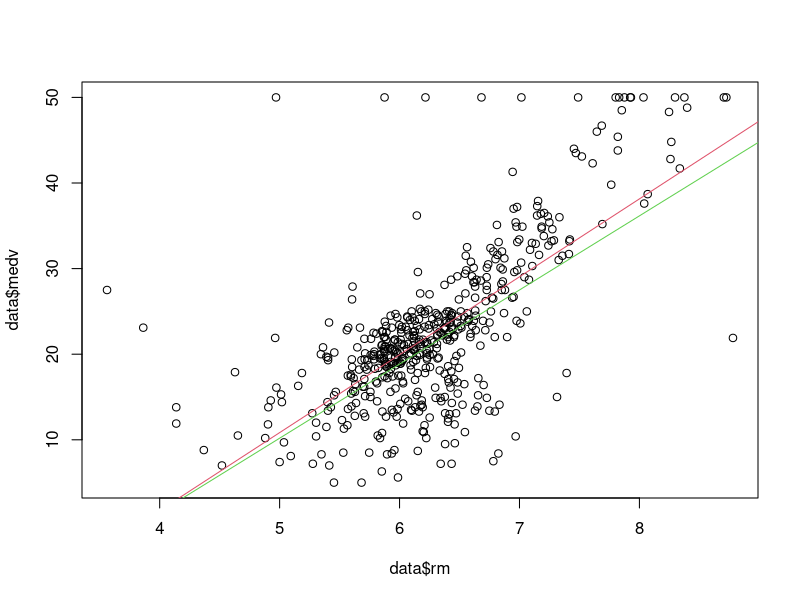
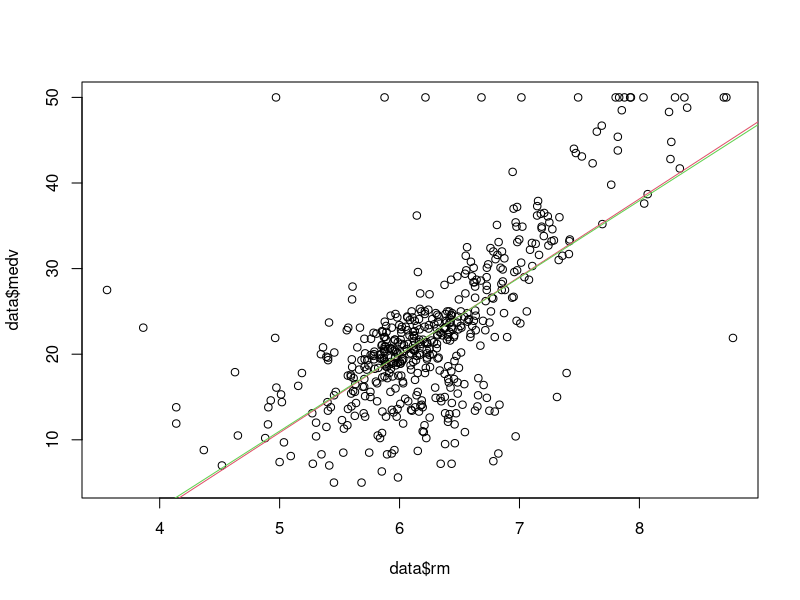

The R source for these figures, in order: (Note: this script raises an error after producing the figures.)
Batch_gradient_descent <- function(data,alpha,precision){
  para_vect_op <- as.matrix(cbind(Xo=1,data))
  coeff_matrix<- matrix(c(0,0,-1),nrow=1)   #initiating coefficient matrix
  cols <- ncol(coeff_matrix)-1
  del_theta_matrix <- matrix(0, nrow = 1, ncol = cols) #initiating the partial derivative matrix for cost function
  k <-nrow(para_vect_op)
  init_cost <- sum((para_vect_op%*%t(coeff_matrix))^2)/(2*k)
  cost <- c(0,init_cost)  #initializing cost value vector
  i <- 1
  
  #implementing gradient descent update algorithm
  while (abs(cost[i+1]-cost[i])>precision){
    i <- i + 1
    print(cost[i])
    del_theta_mat <- (t(para_vect_op[,1:cols])%*%(para_vect_op%*%t(coeff_matrix)))/k
    coeff_matrix[1:cols] <- coeff_matrix[1:cols] - alpha*del_theta_mat
    cost[i+1] <- sum((para_vect_op%*%t(coeff_matrix))^2)/(2*k)
  }
  return(coeff_matrix[,1:cols])
  #returning the coefficient matrix 
}

stochastic_gradient_descent<-function(data, alpha, precision)
{
  m<-nrow(data)
  n<-ncol(data)-1
  x<-cbind(rep(1,m),as.matrix(data[,1:n])) #matrix of the explanatory variables
  y<-as.matrix(data[,n+1])  #matrix for the output vector
  coeff_matrix<-as.matrix((rep(0,n+1)))
  init_cost <- (1 / (2 * m)) * sum(((x %*% coeff_matrix) - y)^2) #initial value of the cost function
  cost <- c(0,init_cost)
  i <- 1
  
  while(abs(cost[i+1]-cost[i])>precision){ 
  i<-i+1
  #implementing the update of theta by every data set
  for (j in 1:m){
    h=x[j,]%*% coeff_matrix
    coeff_matrix <- coeff_matrix - alpha*(x[j,]%*%(h-y[j]))
  }
  cost[i+1] <- ((1 / (2 * m)) * sum(((x %*% coeff_matrix) - y)^2))
  print(cost[i])
  }
  return (coeff_matrix)
}  

require (MASS)
data<-Boston[,c(6,14)]
Batch_grad_theta <- Batch_gradient_descent(data,0.001,0.0000001)
print(Batch_grad_theta)
stochastic_theta<-stochastic_gradient_descent(data,.0001,.000001)
print(stochastic_theta)

plot (data$rm,data$medv)
fit<-lm(medv~rm,data)
abline(fit,col=2)
abline(stochastic_theta, col=3)

plot(data$rm,data$medv)
fit <- lm(medv~rm,data)
abline(fit,col=2)
abline(Batch_grad_theta,col=3)

#cost_values <- cost[c(2:10,100,1000,10000)]
#iterations <- c(2:10,100,1000,10000)
#plot(cost_values,type = "o",col ="blue",axes= false)

# y <- cost[c(2:length(cost))]
# x <- c(2:length(cost))
# plot(x,y,log = "x")

#cost_0.01 <- cost
cost_0.001 <- cost

y1 <- cost_0.01[c(2:100)]
y2 <- cost_0.001[c(2:100)]
x <- c(2:100)
plot(x,y1,col="blue",type="o")
lines(x,y2,col="green",type ="o")
